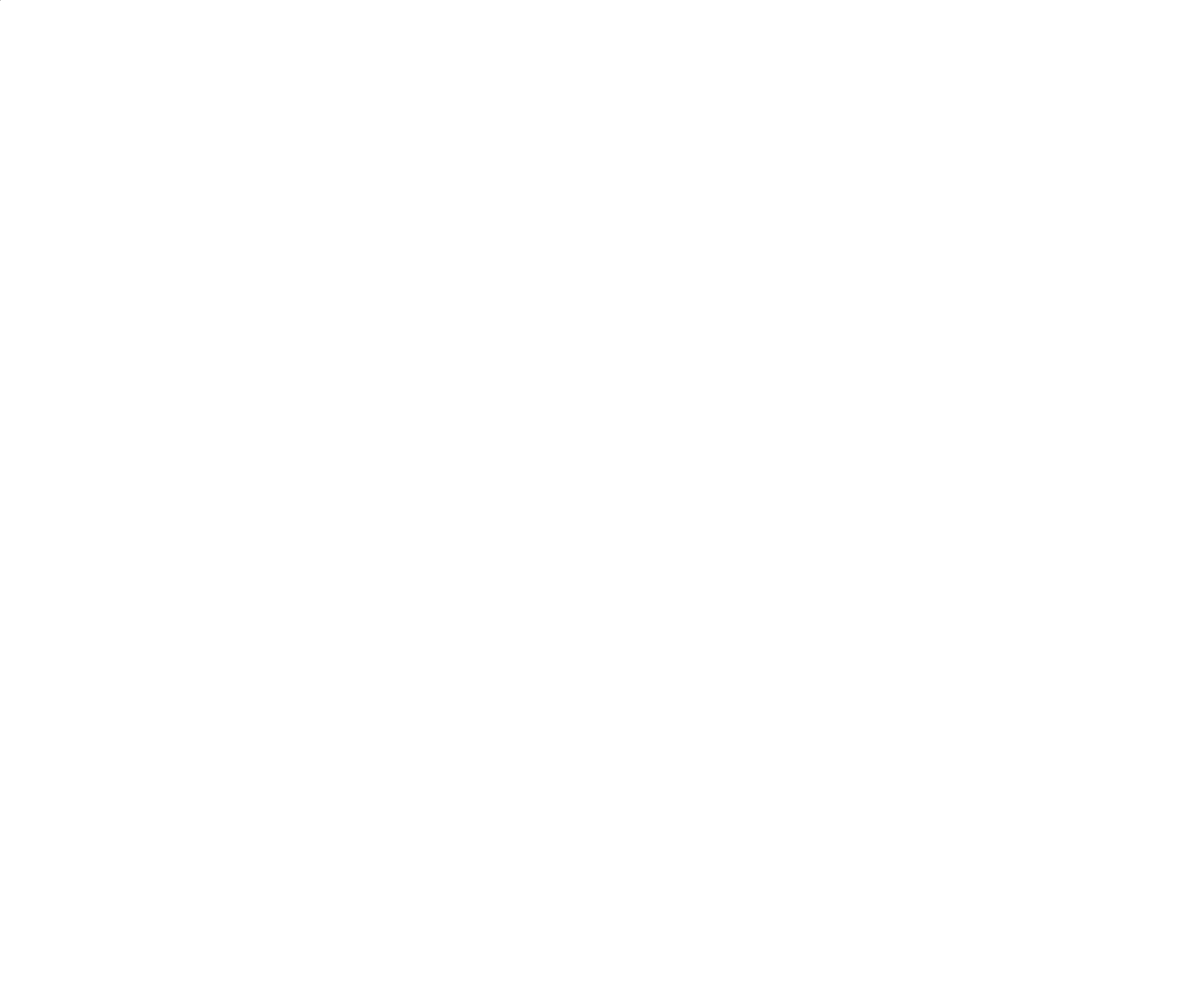
Frame 1 (no input)
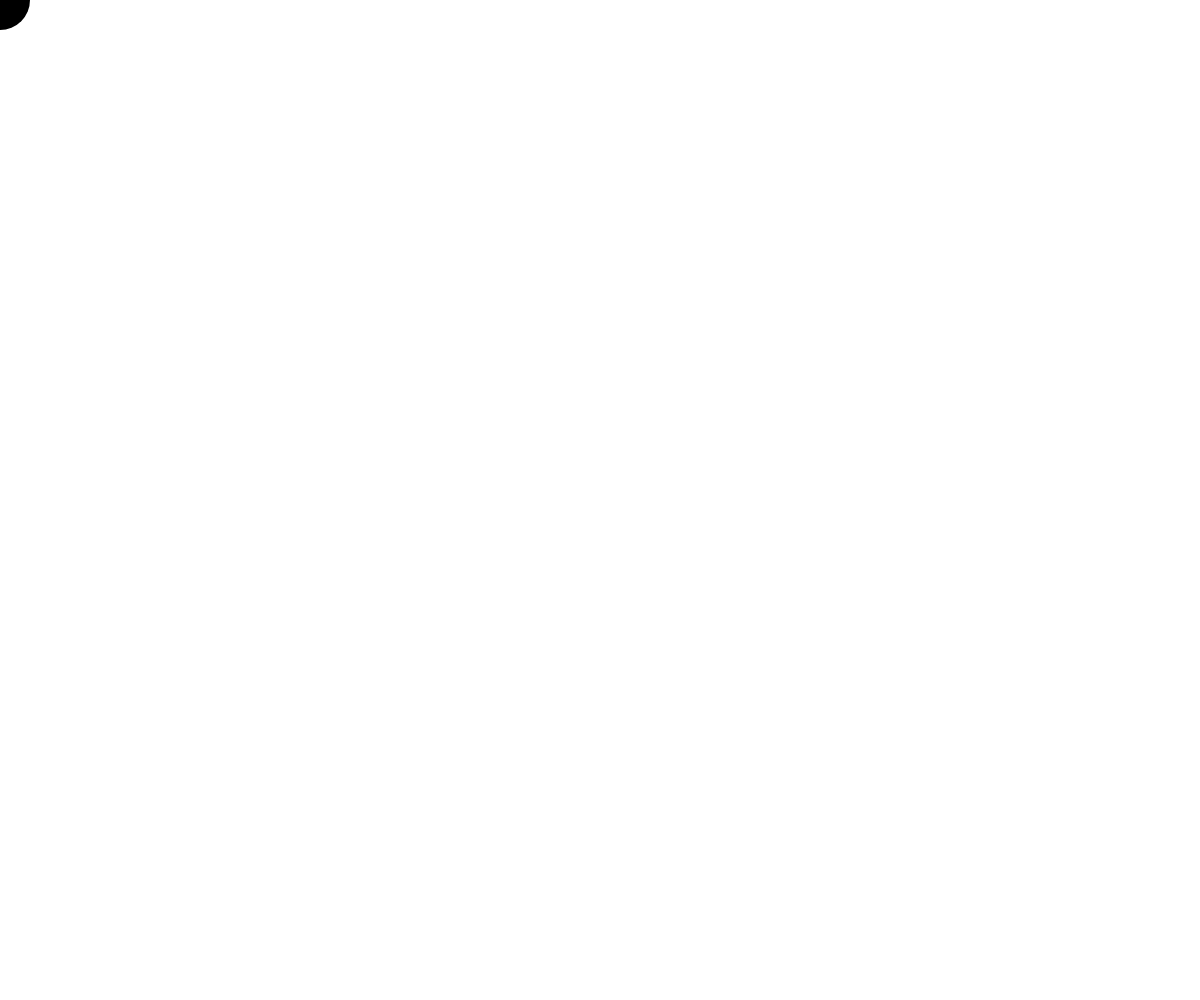
Frame 60 (no input)
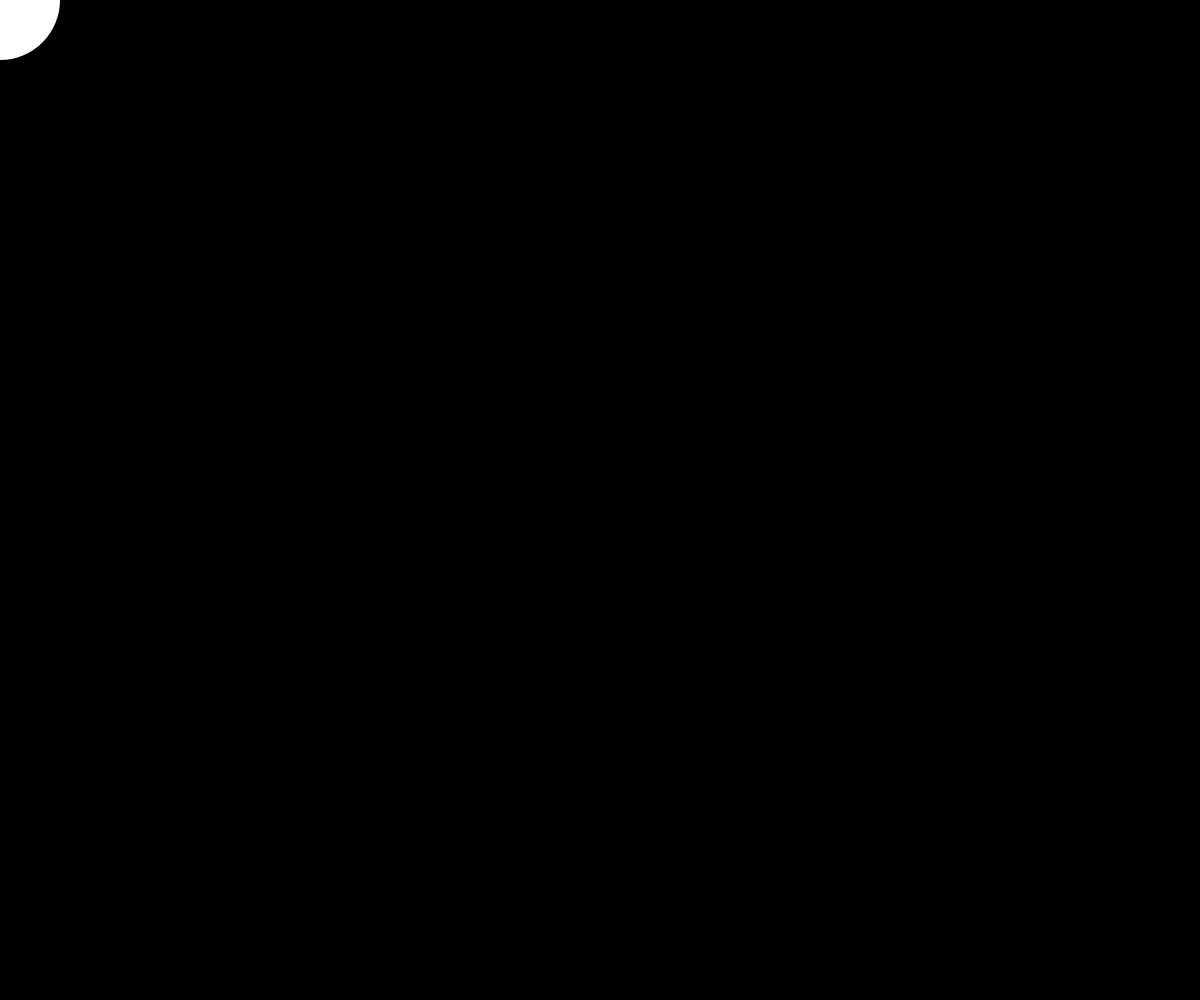
Frame 120 (the mouse pressed at the canvas centre since frame 60)

The p5.js sketch that drew these frames (run headless with seeded random() and noise() and a simulated clock; from frame 60 on, the mouse is pressed at the canvas centre):

// p5.js sketch
// ── sketch.js
var sz = 0;
var invert = false;

function setup() {
  createCanvas(windowWidth, windowHeight);
  noStroke();
}

function draw() {
  background(invert ? 0: 255);
  sz++;
  fill(invert ? 255: 0);
  ellipse(0, 0, sz, sz);
}

// Invert black and white
function mousePressed(){
 invert = !invert;
}
